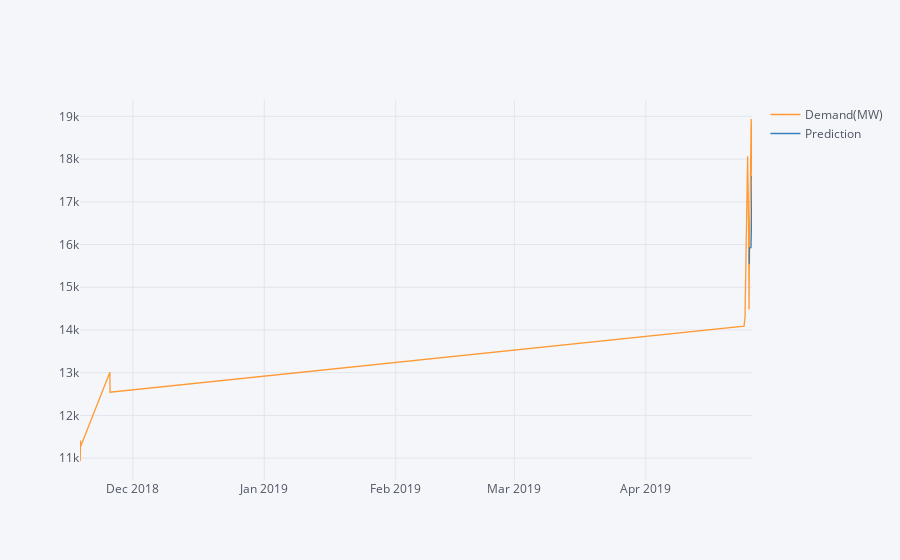

This figure's notebook cell:
### Code cell
pd.concat([data,future_forecast],axis=1).iplot()

### Figure 1 — Plotly figure (JSON) as saved in the notebook; plotly's stock layout.template omitted (floating-point values rounded to 4 significant figures; data arrays with more than 128 entries replaced by an {"elided": "..."} marker saying what was removed)
{"data": [{"line": {"color": "rgba(255, 153, 51, 1.0)", "dash": "solid", "shape": "linear", "width": 1.3}, "mode": "lines", "name": "Demand(MW)", "text": "", "type": "scatter", "x": {"elided": "1330 str values"}, "y": {"elided": "1330 int values"}}, {"line": {"color": "rgba(55, 128, 191, 1.0)", "dash": "solid", "shape": "linear", "width": 1.3}, "mode": "lines", "name": "Prediction", "text": "", "type": "scatter", "x": {"elided": "1330 str values"}, "y": {"elided": "1330 mixed values"}}], "layout": {"legend": {"bgcolor": "#F5F6F9", "font": {"color": "#4D5663"}}, "paper_bgcolor": "#F5F6F9", "plot_bgcolor": "#F5F6F9", "title": {"font": {"color": "#4D5663"}}, "xaxis": {"gridcolor": "#E1E5ED", "showgrid": true, "tickfont": {"color": "#4D5663"}, "title": {"font": {"color": "#4D5663"}, "text": ""}, "zerolinecolor": "#E1E5ED"}, "yaxis": {"gridcolor": "#E1E5ED", "showgrid": true, "tickfont": {"color": "#4D5663"}, "title": {"font": {"color": "#4D5663"}, "text": ""}, "zerolinecolor": "#E1E5ED"}}}
